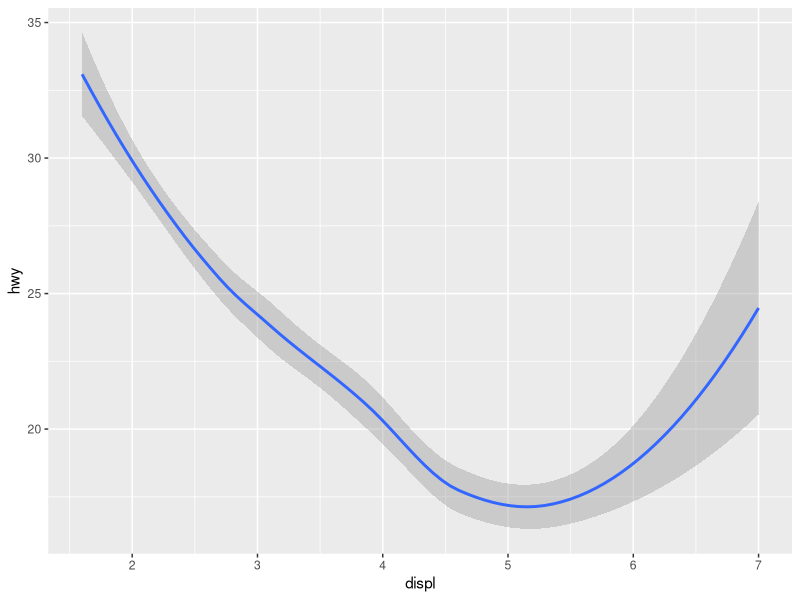
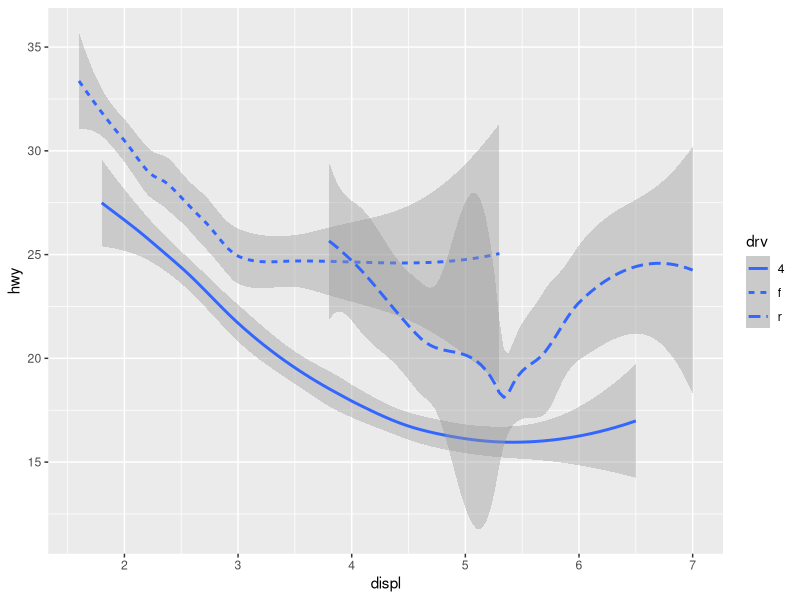
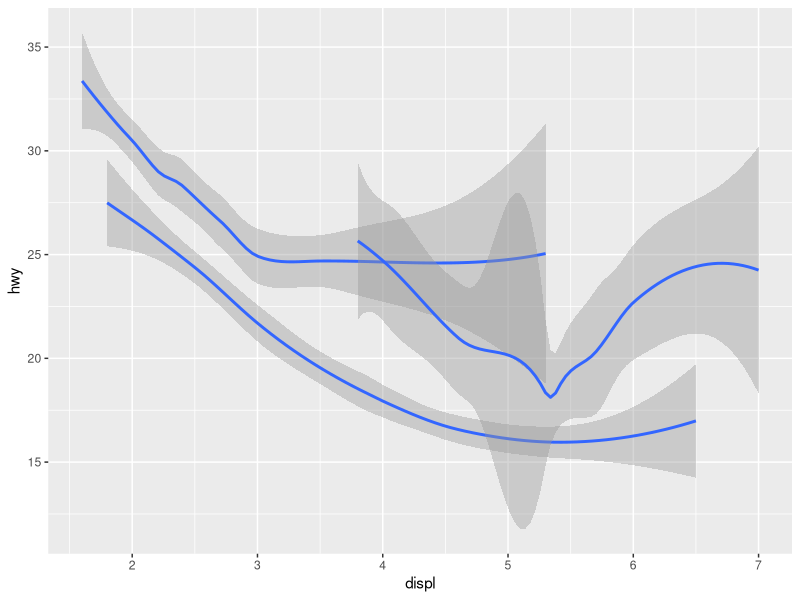
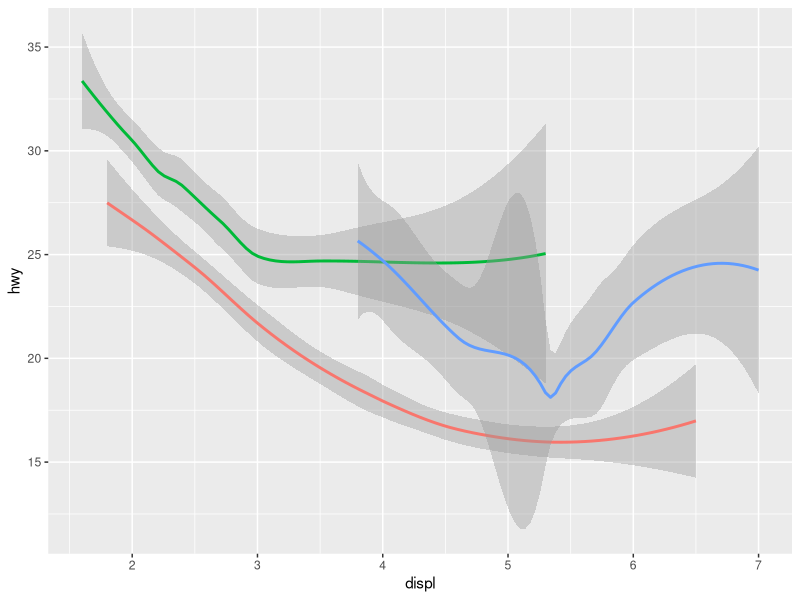
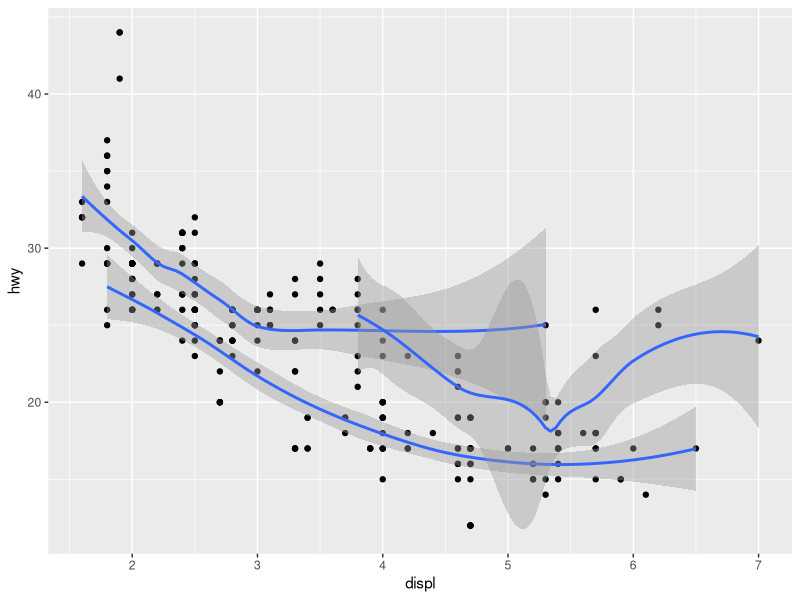
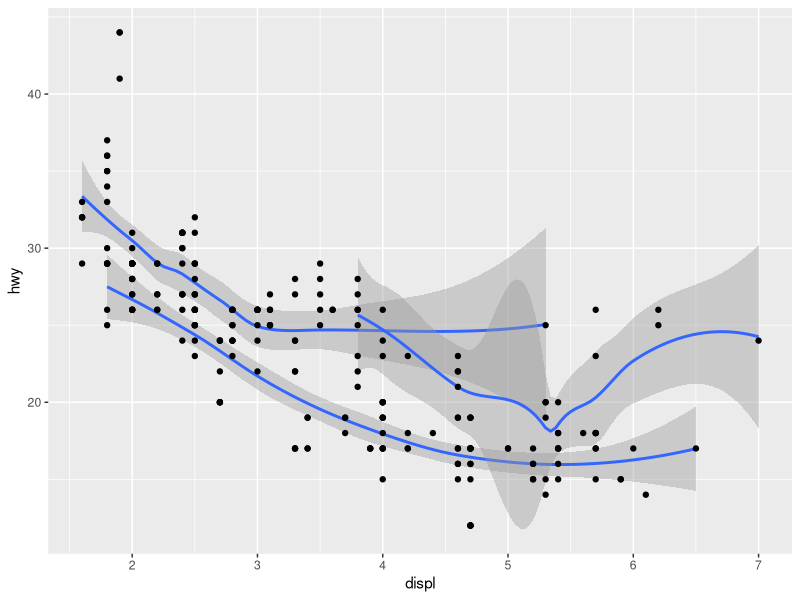
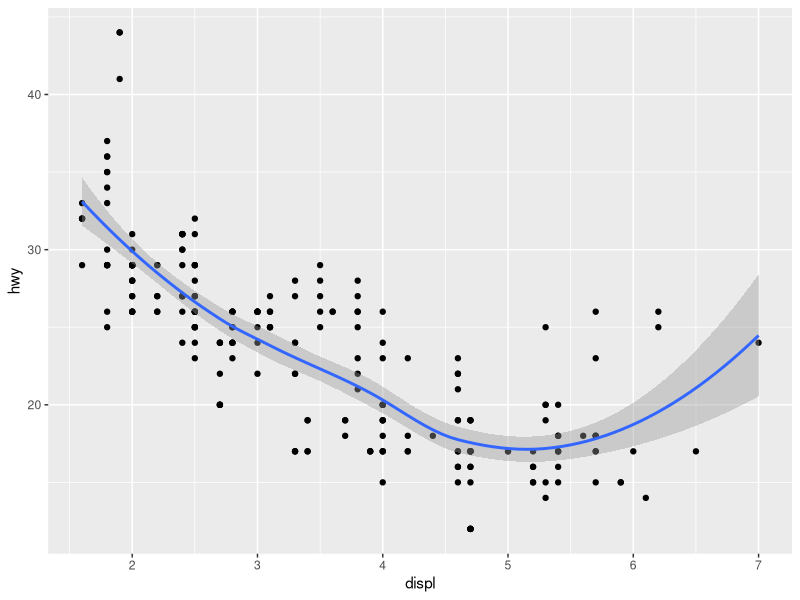
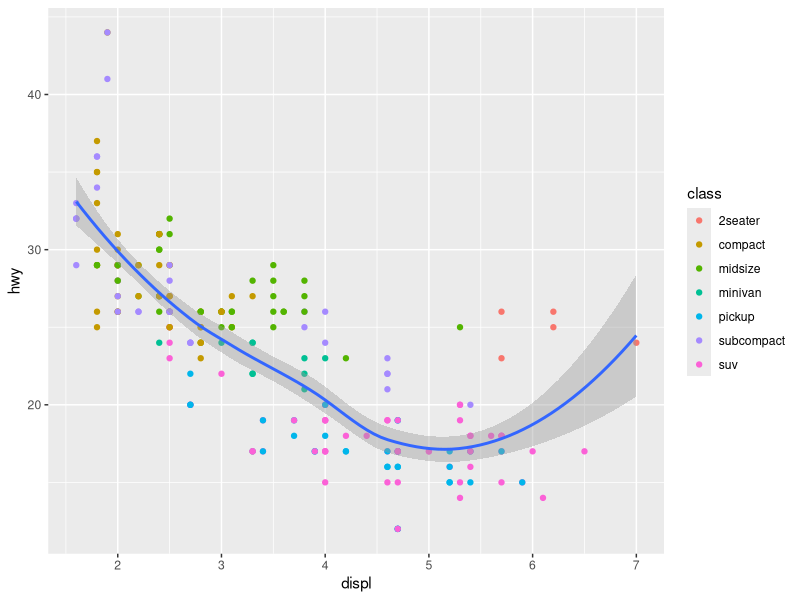

Source code (R) for these figures, in order:
library(tidyverse)
# 3.6 Geometric objects

ggplot(data = mpg) +
  geom_smooth(mapping = aes(x = displ, y = hwy))

ggplot(data = mpg) +
  geom_smooth(mapping = aes(x = displ, y = hwy, linetype = drv))

ggplot(data = mpg) +
  geom_smooth(mapping = aes(x = displ, y = hwy, group = drv))

ggplot(data = mpg) +
  geom_smooth(mapping = aes(x = displ, y = hwy, color = drv),
              show.legend = FALSE
              )

ggplot(data = mpg) +
  geom_point(mapping = aes(x = displ, y = hwy)) +
  geom_smooth(mapping = aes(x = displ, y = hwy, group = drv))

ggplot(data = mpg) +
  geom_smooth(mapping = aes(x = displ, y = hwy, group = drv)) +
  geom_point(mapping = aes(x = displ, y = hwy))

ggplot(data = mpg, mapping = aes(x = displ, y = hwy)) +
  geom_point() +
  geom_smooth()

ggplot(data = mpg, mapping = aes(x = displ, y = hwy)) +
  geom_point(mapping = aes(color = class)) +
  geom_smooth()

ggplot(data = mpg, mapping = aes(x = displ, y = hwy)) +
  geom_point(mapping = aes(color = class)) +
  geom_smooth(
    data = filter(mpg, class == 'subcompact'),
    se = FALSE
  )

f <- ggplot(data = mpg, mapping = aes(x = displ, y = hwy))
f + geom_point() + geom_smooth()

ggplot(
  data = mpg,
  mapping = aes(x = displ, y = hwy, color = drv)
       ) + 
  geom_point() +
  geom_smooth(se = FALSE)
